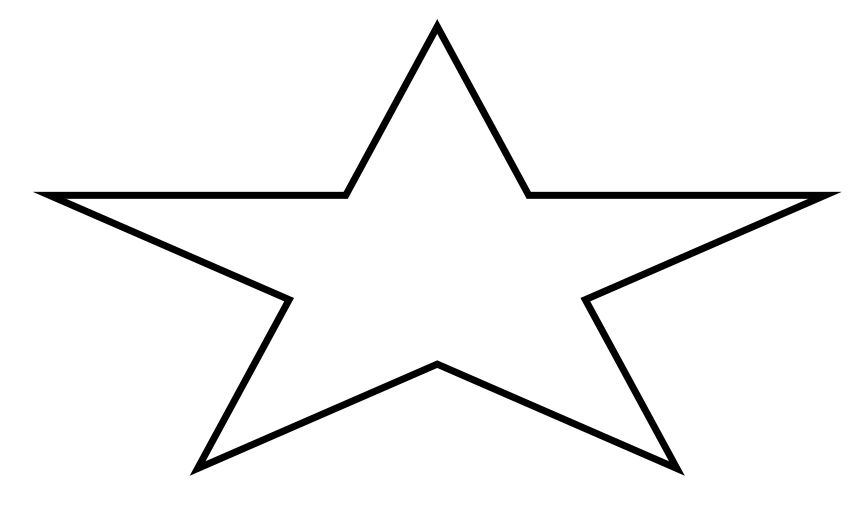
//> input picture testing/Template.png, 1733 x 1016 px, given in place of the camera (shown at 1/2 size); the run also reads 1 picture not shown here
$ ./MatchTemplate2   (built with g++ and OpenCV 4)
//> lines starting //> are read from the running program, lines starting //| are printed output that depends on the picture; after the words box and inside, x2 and y2 are one past the last pixel; in counts of white or black regions, pixels touching at a corner belong together
#include <iostream>
#include <opencv2/opencv.hpp>

using namespace std;
using namespace cv;

VideoCapture capture;
Mat srcImage;

//相似度匹配算法之灰度值方差匹配法：
double get_variance(Mat &a, Mat &b)
{
    if (a.rows != b.rows || a.cols != b.cols || a.channels() != b.channels())
    {
        printf("not the same size!\n");
        return 0;
    }

    //处理图像相似度
    //1.求出每一行到灰度值均值,加入容器，作为特征值；
    //2.求出灰度值总平均值与每行平均值的方差；
    //3.行行比较与模版方差的接近程度

    vector<double> variance_a;
    vector<double> variance_b;
    double var_a = 0;
    double var_b = 0;
    double sum_a = 0;
    double sum_b = 0;
    double mean_a;
    double mean_b;
    double sum_variance = 0.0;
    //将每行灰度值均值存入容器
    for (int i = 0; i < a.rows; i++)
    {
        mean_a = 0;
        mean_b = 0;
        for (int j = 0; j < a.cols; j++)
        {
            mean_a += a.at<uchar>(i, j);
            mean_b += b.at<uchar>(i, j);
        }
        mean_a /= (double)(a.rows * a.cols);
        mean_b /= (double)(a.rows * a.cols);
        sum_a += mean_a;
        sum_b += mean_b;
        variance_a.push_back(mean_a);
        variance_b.push_back(mean_b);
    }
    //全图灰度值均值
    mean_a = sum_a / (double)variance_a.size();
    mean_b = sum_b / (double)variance_b.size();
    //灰度值方差之差累加
    for (int i = 0; i < variance_a.size(); i++)
    {
        var_a = (variance_a[i] - mean_a) * (variance_a[i] - mean_a);
        var_b = (variance_b[i] - mean_b) * (variance_b[i] - mean_b);
        sum_variance += abs(var_a - var_b);
    }

    return sum_variance;
}

int main()
{
    capture.open(1);         //打开摄像头
    if (!capture.isOpened()) //如果视频不能正常打开则返回
    {
        cout << "摄像头打开失败！" << endl;
        return 0;
    }
    while (1)
    {
        capture >> srcImage;  //等价于 capture.read(frame);
//> srcImage is the input picture: 1016 rows x 1733 cols, CV_8UC3; min 0, max 255, mean 245.2
        if (srcImage.empty()) //如果某帧为空则退出循环
        {
            cout << "摄像头断开！" << endl;
            break;
        }

        // imshow("video", srcImage);

        //加载图像
        Mat org = imread("Template.png");
        Mat my_template = srcImage;
        cvtColor(my_template, my_template, COLOR_RGB2GRAY);
        cvtColor(org, org, COLOR_RGB2GRAY);

        threshold(org, org, 100, 255, THRESH_BINARY);
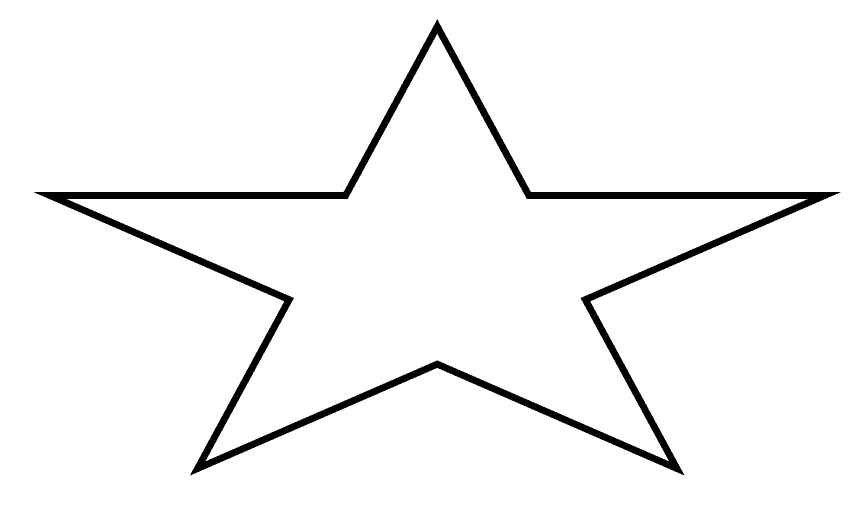
//> org: 1016 rows x 1733 cols, CV_8UC1 (shown at 1/2 size); 96.2% white; 1 black region, box (x1, y1, x2, y2) and area: (68, 38, 1681, 951) 66565
        threshold(my_template, my_template, 100, 255, THRESH_BINARY);

        // imshow("video", my_template);

        int best_index;  //存储最佳匹配的序号
        double min_diff; //存储最小的方差值之差
        Rect best_rect;  //存储最佳的匹配框
        //循环缩放，当前模版为最大尺寸，每次循环缩小5%，循环10次
        for (int index = 0; index < 10; index++)
        {
            //获得缩放后的模版
            Mat temp_template = my_template.clone();
            int new_rows = my_template.rows - index * 0.05 * my_template.rows;
            int new_cols = my_template.cols - index * 0.05 * my_template.cols;
            resize(temp_template, temp_template, Size(new_cols, new_rows));

            //模版匹配
            // Mat result;
            // result.create(org.dims, org.size, org.type());
            // matchTemplate(org, temp_template, result, 0);

            Mat result;
            int result_cols = org.cols - temp_template.cols + 1;
            int result_rows = org.rows - temp_template.rows + 1;
            //cout << result_cols << " " << result_rows << endl;
            result.create(result_cols, result_rows, CV_32FC1);

            matchTemplate(org, temp_template, result, TM_SQDIFF_NORMED); //这里我们使用的匹配算法是标准平方差匹配 method=CV_TM_SQDIFF_NORMED，数值越小匹配度越好
            normalize(result, result, 0, 1, NORM_MINMAX, -1, Mat());

            //获取模版匹配得到的rect
            Point minPoint;
            Point maxPoint;
            double *minVal;
            double *maxVal;
            minMaxLoc(result, minVal, maxVal, &minPoint, &maxPoint);
            Rect rect(minPoint.x, minPoint.y, new_cols, new_rows);

            //显示
            Mat image_show = org.clone();
            rectangle(image_show, rect, Scalar(0, 0, 255));
            //imshow("window", image_show);
            //waitKey(0);

            //获取匹配部分的roi图像
            Mat result_img = org.clone();
            Mat result_img_roi = result_img(rect);
            //相似度比较部分：
            //比较相似度的算法很多，各有所长，这里用的是一个灰度值方差的相似度比较
            //variance_diff表示灰度值方差，方差越小，相似度越高；
            double variance_diff = get_variance(result_img_roi, temp_template);

            //默认值为index=0时获取的值；方便与之后的值最比较
            if (index == 0)
            {
                min_diff = variance_diff;
                best_index = index;
                best_rect = rect;
            }
            //当前值与目前的最小方差做比较
            if (variance_diff < min_diff)
            {
                min_diff = variance_diff;
                best_index = index;
                best_rect = rect;
            }
        } //for
//> this loop made 10 passes
//> (result, variance_diff, min_diff, best_rect) on pass 1: ([0], 0, 0, Rect(0, 0, 1733, 1016))
//> (maxPoint, rect, variance_diff) on passes 2 to 7: (Point(81, 36), Rect(6, 20, 1646, 965), 0.0731), (Point(95, 53), Rect(12, 40, 1559, 914), 0.0937), (Point(132, 79), Rect(13, 58, 1473, 863), 0.112), (Point(174, 131), Rect(15, 77, 1386, 812), 0.175), (Point(219, 168), Rect(19, 96, 1299, 762), 0.242), (Point(262, 205), Rect(23, 116, 1213, 711), 0.324)
//> pass 2, `matchTemplate(org, temp_template, result, TM_SQDIFF_NORMED);`:
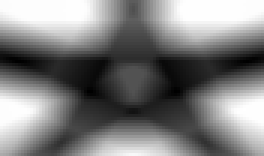
//> result: 52 rows x 88 cols, CV_32FC1 (shown 3 times larger); min 0.0452, max 0.0798, mean 0.0624; drawn with min black and max white
//> pass 2, `Mat result_img_roi = result_img(rect);`:
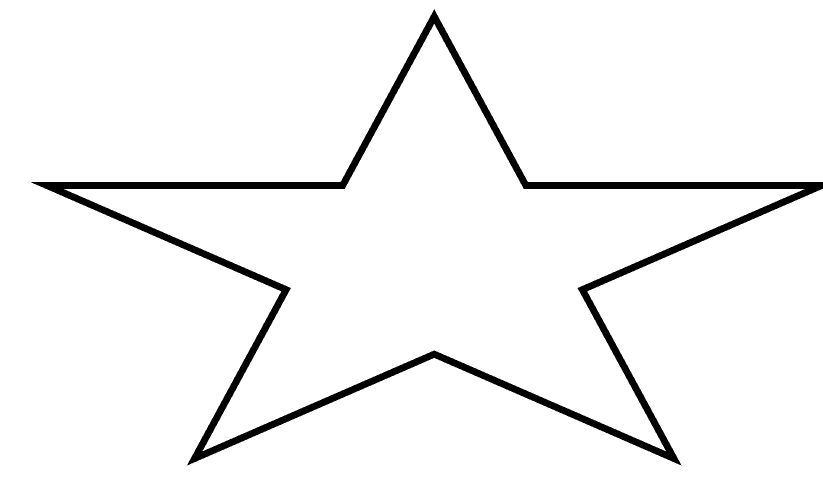
//> result_img_roi: 965 rows x 1646 cols, CV_8UC1 (shown at 1/2 size); 95.8% white; 1 black region, box (x1, y1, x2, y2) and area: (62, 18, 1646, 931) 66362
//> after the loop, min_diff = 0; best_index = 0

        Mat image_show = org.clone();
        rectangle(org, best_rect, Scalar(0, 255, 0), 3);
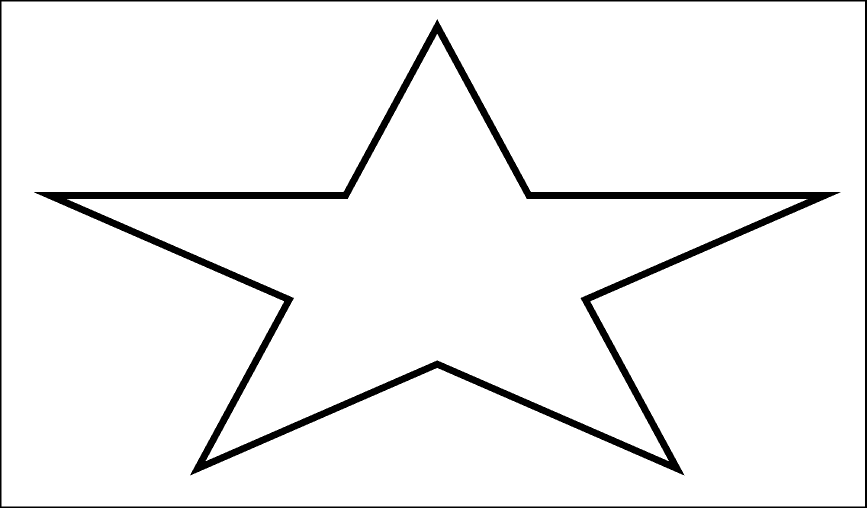
//> org: 1016 rows x 1733 cols, CV_8UC1 (shown at 1/2 size); 95.3% white; 2 black regions, box (x1, y1, x2, y2) and area: (68, 38, 1681, 951) 66565, (0, 0, 1733, 1016) 16458
        imshow("result", org);
        waitKey(1);

        //imshow("video", srcImage);
        //waitKey(1); //每帧延时 1 毫秒，如果不延时，图像将无法显示
    }
    return 0;
}
